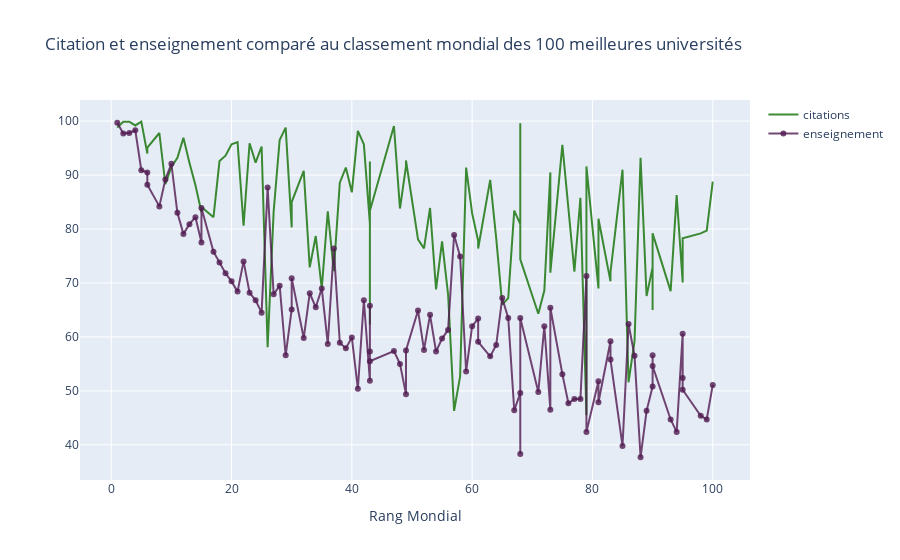

The code cell stored with this chart in its notebook:
### Code cell
# Prépare les trames de données (data frame)
df = timesData.iloc[:100,:]

# import graph objects as "go"
import plotly.graph_objs as go

# Création de la trame 1
trace1 = go.Scatter(
                    x = df.world_rank,
                    y = df.citations,
                    mode = "lines",
                    name = "citations",
                    marker = dict(color = 'rgba(16, 112, 2, 0.8)'),
                    text = df.university_name)
# Création de la trame 2
trace2 = go.Scatter(
                    x = df.world_rank,
                    y = df.teaching,
                    mode = "lines+markers",
                    name = "enseignement",
                    marker = dict(color = 'rgba(80, 26, 80, 0.8)'),
                    text = df.university_name)

data = [trace1, trace2]
layout = dict(title = 'Citation et enseignement comparé au classement mondial des 100 meilleures universités',
              xaxis = dict(title = 'Rang Mondial',ticklen = 5,zeroline= False)
             )
fig = dict(data = data, layout = layout)
iplot(fig)

### Figure 1 — Plotly figure (JSON) as saved in the notebook; plotly's stock layout.template omitted (floating-point values rounded to 4 significant figures)
{"data": [{"marker": {"color": "rgba(16, 112, 2, 0.8)"}, "mode": "lines", "name": "citations", "text": ["Harvard University", "California Institute of Technology", "Massachusetts Institute of Technology", "Stanford University", "Princeton University", "University of Cambridge", "University of Oxford", "University of California, Berkeley", "Imperial College London", "Yale University", "University of California, Los Angeles", "University of Chicago", "Johns Hopkins University", "Cornell University", "ETH Zurich – Swiss Federal Institute of Technology Zurich", "University of Michigan", "University of Toronto", "Columbia University", "University of Pennsylvania", "Carnegie Mellon University", "University of Hong Kong", "University College London", "University of Washington", "Duke University", "Northwestern University", "University of Tokyo", "Georgia Institute of Technology", "Pohang University of Science and Technology", "University of California, Santa Barbara", "University of British Columbia", "University of North Carolina at Chapel Hill", "University of California, San Diego", "University of Illinois at Urbana-Champaign", "National University of Singapore", "McGill University", "University of Melbourne", "Peking University", "Washington University in St Louis", "École Polytechnique", "University of Edinburgh", "Hong Kong University of Science and Technology", "École Normale Supérieure", "Australian National University", "Karolinska Institute", "University of Göttingen", "University of Wisconsin", "Rice University", "École Polytechnique Fédérale de Lausanne", "University of California, Irvine", "University of Science and Technology of China", "Vanderbilt University", "University of Minnesota", "Tufts University", "University of California, Davis", "Brown University", "University of Massachusetts", "Kyoto University", "Tsinghua University", "Boston University", "New York University", "Emory University", "LMU Munich", "University of Notre Dame", "University of Pittsburgh", "Case Western Reserve University", "Ohio State University", "University of Colorado Boulder", "University of Bristol", "University of California, Santa Cruz", "Yeshiva University", "University of Sydney", "University of Virginia", "University of Adelaide", "University of Southern California", "William & Mary", "Trinity College Dublin", "King’s College London", "Stony Brook University", "Korea Advanced Institute of Science and Technology (KAIST)", "University of Sussex", "The University of Queensland", "University of York", "Heidelberg University", "University of Utah", "Durham University", "London School of Economics and Political Science", "University of Manchester", "Royal Holloway, University of London", "Lund University", "University of Southampton", "University of Zurich", "Wake Forest University", "McMaster University", "University College Dublin", "George Washington University", "University of Arizona", "University of Basel", "University of Maryland, College Park", "Dartmouth College", "École Normale Supérieure de Lyon"], "type": "scatter", "x": ["1", "2", "3", "4", "5", "6", "6", "8", "9", "10", "11", "12", "13", "14", "15", "15", "17", "18", "19", "20", "21", "22", "23", "24", "25", "26", "27", "28", "29", "30", "30", "32", "33", "34", "35", "36", "37", "38", "39", "40", "41", "42", "43", "43", "43", "43", "47", "48", "49", "49", "51", "52", "53", "54", "55", "56", "57", "58", "59", "60", "61", "61", "63", "64", "65", "66", "67", "68", "68", "68", "71", "72", "73", "73", "75", "76", "77", "78", "79", "79", "81", "81", "83", "83", "85", "86", "87", "88", "89", "90", "90", "90", "93", "94", "95", "95", "95", "98", "99", "100"], "y": [98.8, 99.9, 99.9, 99.2, 99.9, 94, 95.1, 97.8, 88.3, 91.5, 93.2, 96.9, 92.3, 88.1, 83.1, 84.1, 82.2, 92.6, 93.6, 95.7, 96.1, 80.6, 95.9, 92.3, 95.3, 58.1, 83.2, 96.5, 98.8, 80.3, 85, 90.8, 72.9, 78.7, 69, 83.3, 72.2, 88.6, 91.4, 86.8, 98.2, 95.7, 81, 62.3, 92.5, 83.4, 99.1, 83.8, 91.6, 92.7, 78.1, 76.4, 83.9, 68.8, 77.7, 67.9, 46.3, 52.7, 91.4, 82.9, 77.8, 76.4, 89.1, 78.3, 66, 67.2, 83.4, 80.9, 99.6, 74.4, 64.3, 68.6, 90.5, 71.9, 95.6, 84.4, 72.1, 85.8, 45.5, 91.6, 69, 81.9, 70.3, 72, 91, 51.6, 59.2, 93.2, 67.6, 72.9, 65, 79.2, 68.5, 86.3, 70.2, 70.1, 78.3, 79.2, 79.7, 88.8]}, {"marker": {"color": "rgba(80, 26, 80, 0.8)"}, "mode": "lines+markers", "name": "enseignement", "text": ["Harvard University", "California Institute of Technology", "Massachusetts Institute of Technology", "Stanford University", "Princeton University", "University of Cambridge", "University of Oxford", "University of California, Berkeley", "Imperial College London", "Yale University", "University of California, Los Angeles", "University of Chicago", "Johns Hopkins University", "Cornell University", "ETH Zurich – Swiss Federal Institute of Technology Zurich", "University of Michigan", "University of Toronto", "Columbia University", "University of Pennsylvania", "Carnegie Mellon University", "University of Hong Kong", "University College London", "University of Washington", "Duke University", "Northwestern University", "University of Tokyo", "Georgia Institute of Technology", "Pohang University of Science and Technology", "University of California, Santa Barbara", "University of British Columbia", "University of North Carolina at Chapel Hill", "University of California, San Diego", "University of Illinois at Urbana-Champaign", "National University of Singapore", "McGill University", "University of Melbourne", "Peking University", "Washington University in St Louis", "École Polytechnique", "University of Edinburgh", "Hong Kong University of Science and Technology", "École Normale Supérieure", "Australian National University", "Karolinska Institute", "University of Göttingen", "University of Wisconsin", "Rice University", "École Polytechnique Fédérale de Lausanne", "University of California, Irvine", "University of Science and Technology of China", "Vanderbilt University", "University of Minnesota", "Tufts University", "University of California, Davis", "Brown University", "University of Massachusetts", "Kyoto University", "Tsinghua University", "Boston University", "New York University", "Emory University", "LMU Munich", "University of Notre Dame", "University of Pittsburgh", "Case Western Reserve University", "Ohio State University", "University of Colorado Boulder", "University of Bristol", "University of California, Santa Cruz", "Yeshiva University", "University of Sydney", "University of Virginia", "University of Adelaide", "University of Southern California", "William & Mary", "Trinity College Dublin", "King’s College London", "Stony Brook University", "Korea Advanced Institute of Science and Technology (KAIST)", "University of Sussex", "The University of Queensland", "University of York", "Heidelberg University", "University of Utah", "Durham University", "London School of Economics and Political Science", "University of Manchester", "Royal Holloway, University of London", "Lund University", "University of Southampton", "University of Zurich", "Wake Forest University", "McMaster University", "University College Dublin", "George Washington University", "University of Arizona", "University of Basel", "University of Maryland, College Park", "Dartmouth College", "École Normale Supérieure de Lyon"], "type": "scatter", "x": ["1", "2", "3", "4", "5", "6", "6", "8", "9", "10", "11", "12", "13", "14", "15", "15", "17", "18", "19", "20", "21", "22", "23", "24", "25", "26", "27", "28", "29", "30", "30", "32", "33", "34", "35", "36", "37", "38", "39", "40", "41", "42", "43", "43", "43", "43", "47", "48", "49", "49", "51", "52", "53", "54", "55", "56", "57", "58", "59", "60", "61", "61", "63", "64", "65", "66", "67", "68", "68", "68", "71", "72", "73", "73", "75", "76", "77", "78", "79", "79", "81", "81", "83", "83", "85", "86", "87", "88", "89", "90", "90", "90", "93", "94", "95", "95", "95", "98", "99", "100"], "y": [99.7, 97.7, 97.8, 98.3, 90.9, 90.5, 88.2, 84.2, 89.2, 92.1, 83, 79.1, 80.9, 82.2, 77.5, 83.9, 75.8, 73.8, 71.8, 70.3, 68.4, 74, 68.2, 66.8, 64.5, 87.7, 67.9, 69.5, 56.6, 65.1, 70.9, 59.8, 68.1, 65.5, 69, 58.7, 76.4, 58.9, 57.9, 59.9, 50.4, 66.8, 51.9, 65.8, 57.3, 55.5, 57.4, 55, 49.4, 57.5, 64.9, 57.6, 64.1, 57.3, 59.7, 61.3, 78.9, 74.9, 53.6, 62, 63.4, 59.1, 56.4, 58.5, 67.2, 63.5, 46.4, 49.6, 38.3, 63.5, 49.8, 62, 46.5, 65.4, 53.1, 47.7, 48.5, 48.5, 71.3, 42.4, 51.8, 47.9, 59.2, 55.8, 39.8, 62.4, 56.5, 37.7, 46.3, 50.8, 56.6, 54.6, 44.7, 42.4, 60.6, 52.4, 50.2, 45.4, 44.7, 51.1]}], "layout": {"title": {"text": "Citation et enseignement comparé au classement mondial des 100 meilleures universités"}, "xaxis": {"ticklen": 5, "title": {"text": "Rang Mondial"}, "zeroline": false}}}
